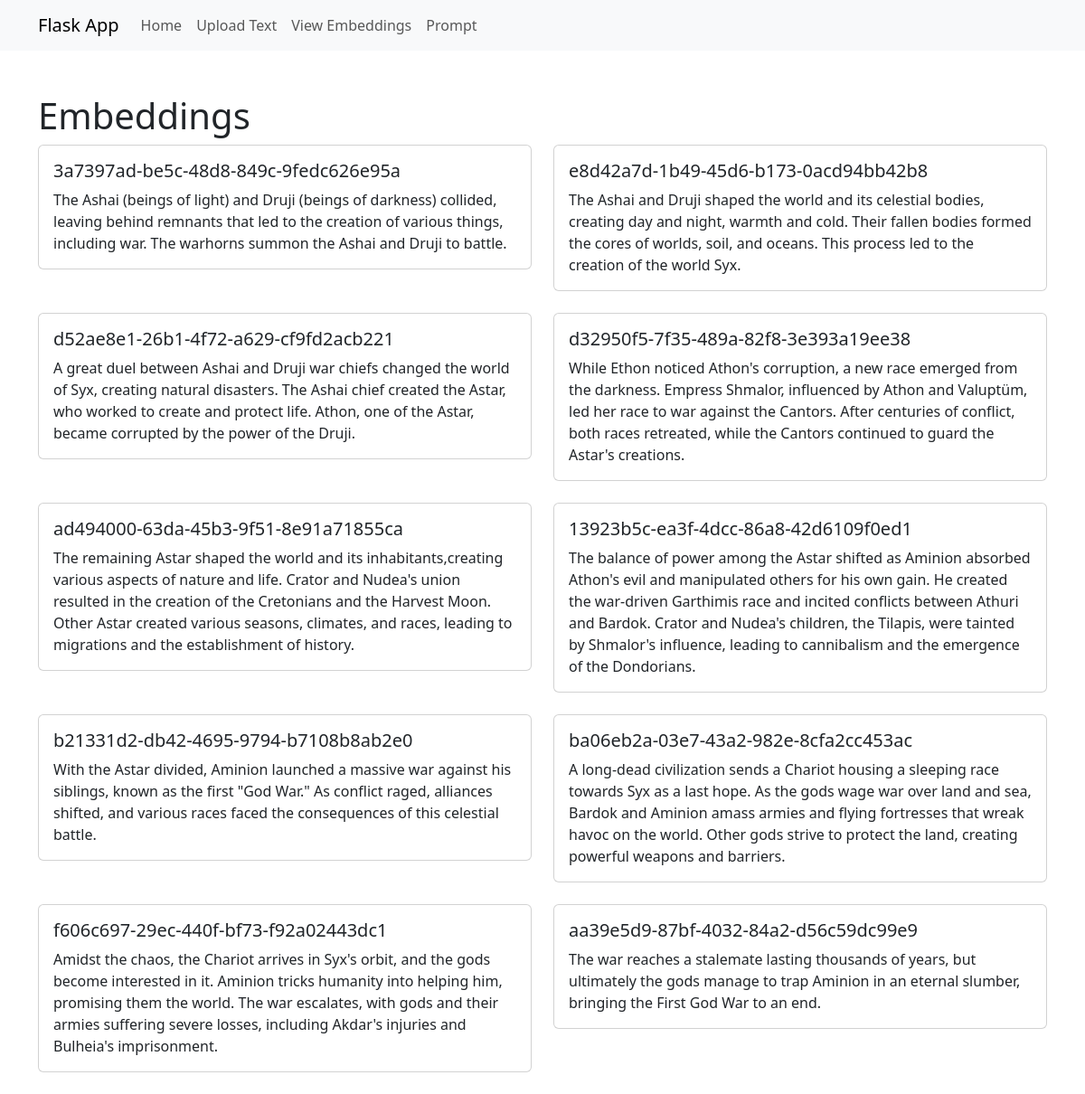
/embeddings, run on the app's committed database.
### tables this page shows
CREATE TABLE embeddings
(
    id        INTEGER PRIMARY KEY AUTOINCREMENT,
    guid      TEXT NOT NULL,
    text      TEXT NOT NULL,
    embedding BLOB NOT NULL
);

### src/app.py (the view)
@app.route('/embeddings')
def display_embeddings():
    embeddings: list[Embedding] = database.get_embeddings()
    return render_template('embeddings.html', embeddings=embeddings)

### src/database.py (called while the page is built)
    def get_embeddings(self) -> list[Embedding]:
        with sqlite3.connect(self.db_name) as conn:
            cursor = conn.cursor()
            cursor.execute("SELECT guid, text, embedding FROM embeddings")
            result = cursor.fetchall()
        embeddings = []
        for row in result:
            guid, text, emb_blob = row
            embedding = np.frombuffer(emb_blob, dtype=np.float32)
            embeddings.append(Embedding(text, guid, embedding=embedding))
        return embeddings

### src/templates/embeddings.html (shortened to what this page needs)
<!doctype html>
<html lang="en">
<head>
    <link href="https://cdn.jsdelivr.net/npm/bootstrap@5.3.0-alpha1/dist/css/bootstrap.min.css" rel="stylesheet">
</head>
<body>
<nav class="navbar navbar-expand-lg navbar-light bg-light">
    <div class="container">
        <a class="navbar-brand" href="{{ url_for('index') }}">Flask App</a>
        <div class="collapse navbar-collapse" id="navbarNav">
            <ul class="navbar-nav">
                <li class="nav-item">
                    <a class="nav-link" href="{{ url_for('index') }}">Home</a>
                </li>
                <li class="nav-item">
                    <a class="nav-link" href="{{ url_for('upload_text') }}">Upload Text</a>
                </li>
                <li class="nav-item">
                    <a class="nav-link" href="{{ url_for('display_embeddings') }}">View Embeddings</a>
                </li>
                <li class="nav-item">
                    <a class="nav-link" href="{{ url_for('prompt') }}">Prompt</a>
                </li>
            </ul>
        </div>
    </div>
</nav>
<div class="container">
    <h1 class="mt-5">Embeddings</h1>
    <div class="row">
        {% for embedding in embeddings %}
            <div class="col-md-6">
                <div class="card mb-4">
                    <div class="card-body">
                        <h5 class="card-title">{{ embedding.guid }}</h5>
                        <p class="card-text">{{ embedding.text }}</p>
                    </div>
                </div>
            </div>
        {% endfor %}
    </div>
</div>
</body>
</html>

### data on the page
embeddings: guid "3a7397ad-be5c-48d8-849c-9fedc626e95a", text "The Ashai (beings of light) and Druji (beings of darkness) collided, leaving behind remnants that led to the creation of various things, including war. The warhorns summon the Ashai and Druji to battle."
embeddings: guid "e8d42a7d-1b49-45d6-b173-0acd94bb42b8", text "The Ashai and Druji shaped the world and its celestial bodies, creating day and night, warmth and cold. Their fallen bodies formed the cores of worlds, soil, and oceans. This process led to the creation of the world Syx."
embeddings: guid "d52ae8e1-26b1-4f72-a629-cf9fd2acb221", text "A great duel between Ashai and Druji war chiefs changed the world of Syx, creating natural disasters. The Ashai chief created the Astar, who worked to create and protect life. Athon, one of the Astar, became corrupted by the power of the Druji."
embeddings: guid "d32950f5-7f35-489a-82f8-3e393a19ee38", text "While Ethon noticed Athon's corruption, a new race emerged from the darkness. Empress Shmalor, influenced by Athon and Valuptüm, led her race to war against the Cantors. After centuries of conflict, both races retreated, while the Cantors continued to guard the Astar's creations."
embeddings: guid "ad494000-63da-45b3-9f51-8e91a71855ca", text "The remaining Astar shaped the world and its inhabitants,creating various aspects of nature and life. Crator and Nudea's union resulted in the creation of the Cretonians and the Harvest Moon. Other Astar created various seasons, climates, and races, leading to migrations and the establishment of history."
embeddings: guid "13923b5c-ea3f-4dcc-86a8-42d6109f0ed1", text "The balance of power among the Astar shifted as Aminion absorbed Athon's evil and manipulated others for his own gain. He created the war-driven Garthimis race and incited conflicts between Athuri and Bardok. Crator and Nudea's children, the Tilapis, were tainted by Shmalor's influence, leading to cannibalism and the emergence of the Dondorians."
embeddings: guid "b21331d2-db42-4695-9794-b7108b8ab2e0", text "With the Astar divided, Aminion launched a massive war against his siblings, known as the first \"God War.\" As conflict raged, alliances shifted, and various races faced the consequences of this celestial battle."
embeddings: guid "ba06eb2a-03e7-43a2-982e-8cfa2cc453ac", text "A long-dead civilization sends a Chariot housing a sleeping race towards Syx as a last hope. As the gods wage war over land and sea, Bardok and Aminion amass armies and flying fortresses that wreak havoc on the world. Other gods strive to protect the land, creating powerful weapons and barriers."
embeddings: guid "f606c697-29ec-440f-bf73-f92a02443dc1", text "Amidst the chaos, the Chariot arrives in Syx's orbit, and the gods become interested in it. Aminion tricks humanity into helping him, promising them the world. The war escalates, with gods and their armies suffering severe losses, including Akdar's injuries and Bulheia's imprisonment."
embeddings: guid "aa39e5d9-87bf-4032-84a2-d56c59dc99e9", text "The war reaches a stalemate lasting thousands of years, but ultimately the gods manage to trap Aminion in an eternal slumber, bringing the First God War to an end."
